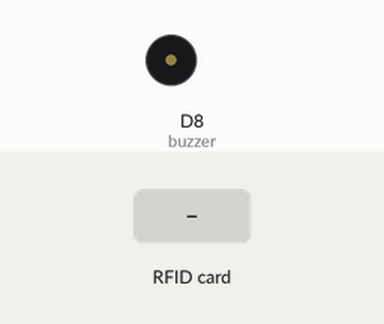
A sketch run on a simulated ESP8266 (NodeMCU). On the bench: buzzer (waves = sounding). Inputs (shaded band) come from the test bench. WiFi joins after 1.5 s; servers stay silent unless stated; network time is answered at once with the bench clock; uploads are accepted with an empty reply; the local clock reads 2024-03-15 10:24:30 at power-on unless the sketch sets it; what the sketch prints to the serial monitor is not drawn.

Above: at 4.2 s.
4.3 s: RFID card 5E 7A 19 C4 held to the reader
At 4.63 s:
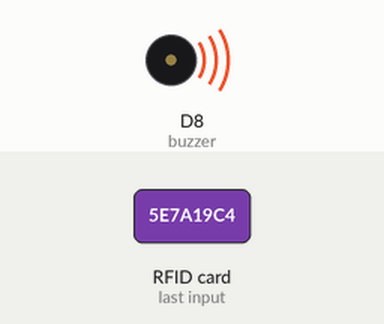
Timing chart, 0 to 10.5 s (numbered marks = the images above; inputs shaded):
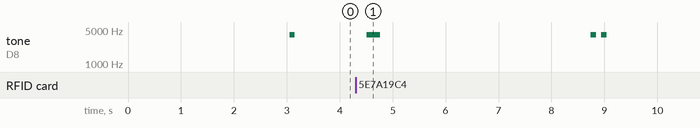

Measured:
- after the input at 4.3 s, tone on D8 (buzzer): goes 4000 Hz 0.25 s, silent 4.0 s, 4000 Hz 0.10 s, silent 0.10 s, 4000 Hz 0.10 s, then silent, starting after 0.21 s

The sketch:

NodeMCU.ino
```cpp
#include <NTPClient.h>
#include <WiFiUdp.h>
#include <ESP8266WiFi.h>
#include <time.h>
#include <SoftwareSerial.h>
#include <SPI.h>
#include <MFRC522.h>
#include <ESP8266WiFi.h>
#include <WiFiClient.h>
#include <ESP8266WebServer.h>
#include <ESP8266HTTPClient.h>
#include <Wire.h>


#define SS_PIN D4
#define RST_PIN D2
#define LED 2
#define buzzer D8


MFRC522 mfrc522(SS_PIN, RST_PIN); // Create MFRC522 instance.

/* Set these to your desired credentials. */
const char *ssid = "DIGI-01067235";  //ENTER YOUR WIFI SETTINGS
const char *parola = "yaBd99tA";


//int httpCode;
String postData;
String UIDresult;


WiFiUDP ntpUDP;
NTPClient timeClient(ntpUDP, "pool.ntp.org");
//Week Days
String weekDays[7]={"Sunday", "Monday", "Tuesday", "Wednesday", "Thursday", "Friday", "Saturday"};

//Month names
String months[12]={"January", "February", "March", "April", "May", "June", "July", "August", "September", "October", "November", "December"};

void setup() {
  pinMode(buzzer,OUTPUT);
  Wire.begin(2,0);


  delay(1000);
  Serial.begin(115200);
  Serial1.begin(115200);
  SPI.begin();      //--> Init SPI bus
  mfrc522.PCD_Init(); //--> Init MFRC522 card

  delay(500);

  WiFi.begin(ssid, parola); //--> Connect to your WiFi router
  Serial.println("");

  pinMode(LED,OUTPUT);
  digitalWrite(LED, HIGH); //--> Turn off Led On Board

  //----------------------------------------Wait for connection

//  Serial.print("Conectare la reteaua WiFi");
  while (WiFi.status() != WL_CONNECTED) {
//    Serial.print(".");
    //----------------------------------------Make the On Board Flashing LED on the process of connecting to the wifi router.
    digitalWrite(LED, LOW);
    delay(250);
    digitalWrite(LED, HIGH);
    delay(250);
  }

  digitalWrite(LED, HIGH);//--> Turn off the On Board LED when it is connected to the wifi router.
  //----------------------------------------If successfully connected to the wifi router, the IP Address that will be visited is displayed in the serial monitor
  tone(buzzer, 4000, 100);


//  Serial.println("");
//  Serial.print("Conectat la reteaua WiFi : ");
//  Serial.println(ssid);
//  Serial.print("Adresa IP : ");
//  Serial.println(WiFi.localIP());
//  Serial.println("Apropiati cartela pentru citire ");
//  Serial.println("");

  timeClient.begin();
  // Set offset time in seconds to adjust for your timezone, for example:
  // GMT +1 = 3600
  // GMT +8 = 28800
  // GMT -1 = -3600
  // GMT 0 = 0
  timeClient.setTimeOffset(10800);
}

void loop() {
  if (POST_GET()) {
    timp();
  }
 return;
}


   int getid(){
  //look for new card
   if ( ! mfrc522.PICC_IsNewCardPresent()) {
  return 0;  // daca nu a fost gasita nicio cartela, sari la inceputul buclei
 }

 if ( ! mfrc522.PICC_ReadCardSerial()) {
  return 0;  //daca read card serial(0) returneaza 1, atunci s-a gasit UID-ul
 }

// Serial.print("ID-ul cartelei scanate este : ");

 for (byte i = 0; i < mfrc522.uid.size; i++) {
     UIDresult += mfrc522.uid.uidByte[i]; //stocarea UID-ului in string
}
mfrc522.PICC_HaltA(); //oprirea citirii
  return 1;
}

int POST_GET() {
  if(getid()) {
  digitalWrite(LED, LOW);
  HTTPClient http;    //Declare object of class HTTPClient

  //POST Data
    postData = "UIDresult=" + UIDresult;


    http.begin("http://192.168.1.4/iot_cloud/getUID.php");  //Specify request destination
    http.addHeader("Content-Type", "application/x-www-form-urlencoded"); //Specify content-type header

    int httpCode = http.POST(postData);   //Send the request
    String payload = http.getString();    //Get the response payload

//  Serial.println(UIDresult);
//  Serial.println(httpCode);   //Print HTTP return code
//  Serial.println(payload);    //Print request response payload
  if(httpCode == 200){
  tone(buzzer, 4000, 250);


  UIDresult = "";
  postData = "";

  http.end();  //Close connection
  delay(1000);
  digitalWrite(LED, HIGH);


  delay(2000); //Delay delimitare requesturi

   HTTPClient http;    //Declare object of class HTTPClient
   http.begin("http://192.168.1.4/iot_cloud/null.php");  //Specify request destination
   int httpCode = http.GET();
   String payload = http.getString();   //Get the request response payload

  Serial.print(payload);
  Serial1.print(payload);
  http.end();   //Close connection
  delay(1000);
  digitalWrite(LED, HIGH);
  Serial.print(" ");
  Serial1.print(" ");
  timp();
  if (payload == "Cartela invalida") {

     tone(buzzer, 4000);
     delay(1500);
     noTone(buzzer);

  }
  else {
    tone(buzzer, 4000);
     delay(100);
     noTone(buzzer);
     delay(100);
     tone(buzzer, 4000);
     delay(100);
     noTone(buzzer);

  }

  }

}
}


int timp () {
  timeClient.update();

  unsigned long epochTime = timeClient.getEpochTime();
  String formattedTime = timeClient.getFormattedTime();

  Serial.print(formattedTime);
  Serial1.println(formattedTime);
  Serial.print(" ");
  Serial1.print(" ");

  //Crearea unei structuri de timp
  struct tm *ptm = gmtime ((time_t *)&epochTime);

  int monthDay = ptm->tm_mday;
  int currentMonth = ptm->tm_mon+1;

  String currentMonthName = months[currentMonth-1];

  int currentYear = ptm->tm_year+1900;

  //Afisarea datei complete
  String currentDate = String(monthDay) + "-" + String(currentMonth) + "-" + String(currentYear);

  Serial.println(currentDate);
  Serial1.println(currentDate);

}
```
